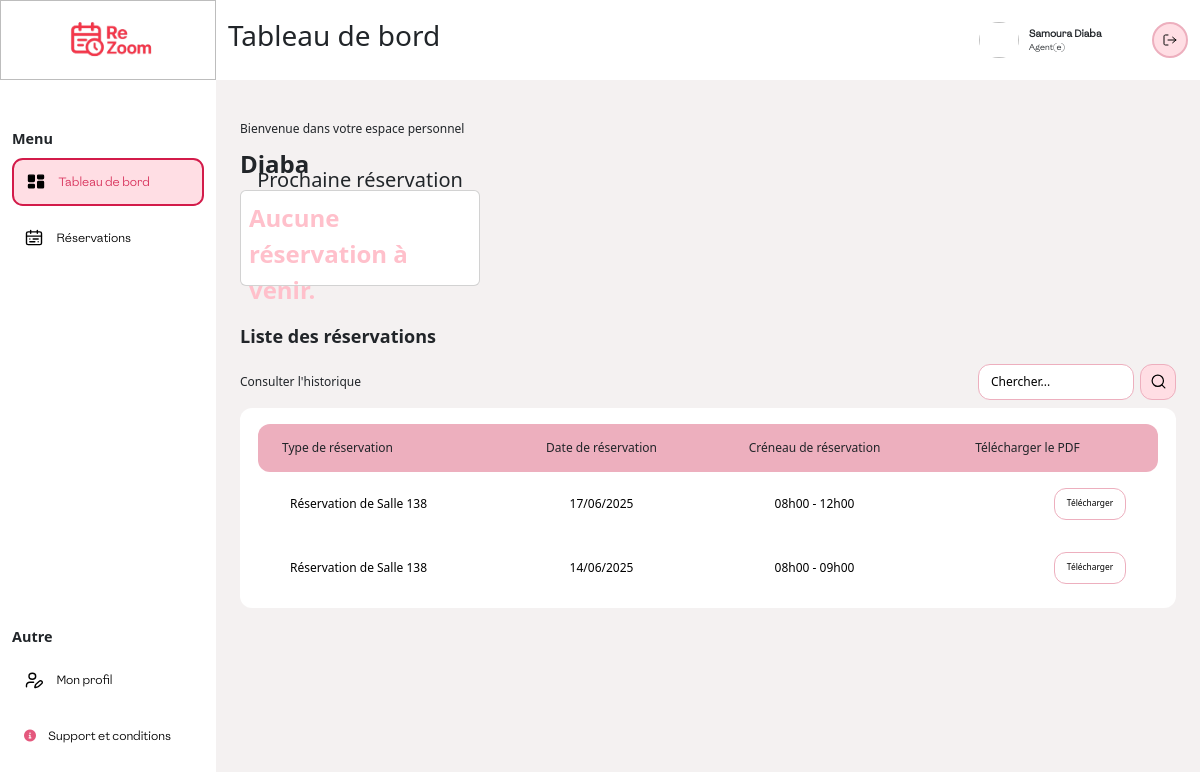
The page /PHP/index.php (signed in) on the database as committed earlier.
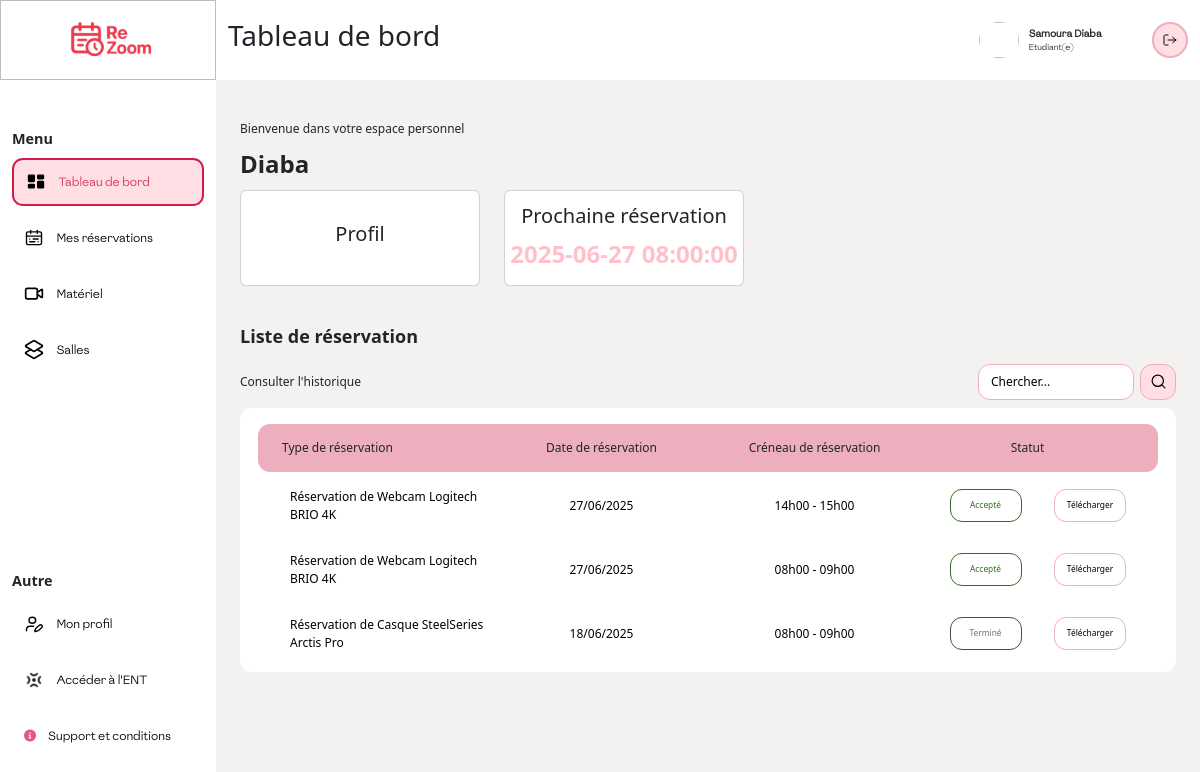
The same page on the database as committed later.
### tables this page shows
CREATE TABLE `reservations` (
  `idR` int(11) NOT NULL,
  `quantite` int(11) NOT NULL DEFAULT 1,
  `date_debut` datetime NOT NULL,
  `date_fin` datetime NOT NULL,
  `valide` int(11) DEFAULT NULL,
  `motif` varchar(100) DEFAULT NULL,
  `commentaires` varchar(50) DEFAULT NULL,
  `signatureElectronique` varchar(50) DEFAULT NULL,
  `documentAdministrateur` varchar(50) DEFAULT NULL
);

CREATE TABLE `salle` (
  `idS` int(11) NOT NULL,
  `nom` varchar(100) NOT NULL,
  `type` varchar(50) DEFAULT NULL,
  `capacite` int(11) DEFAULT NULL,
  `photo` varchar(100) DEFAULT NULL,
  `etat` varchar(50) DEFAULT NULL,
  `description` varchar(200) DEFAULT NULL
);

CREATE TABLE `materiel` (
  `idM` int(11) NOT NULL,
  `refernceM` varchar(50) DEFAULT NULL,
  `designation` varchar(50) DEFAULT NULL,
  `photo` varchar(100) DEFAULT NULL,
  `typeM` varchar(50) DEFAULT NULL,
  `dateAchat` date DEFAULT NULL,
  `etat` varchar(50) DEFAULT NULL,
  `quantité` int(11) DEFAULT NULL,
  `descriptif` varchar(200) DEFAULT NULL,
  `lien_demo` varchar(100) DEFAULT NULL
);

### PHP/index_etudiant.php (the view, shortened to what the rows shown need)
<section class="top">
    <div class="cards">
        <div class="card">
            <h5>Prochaine réservation</h5>
            <p style="color:pink;">
            <?php
            require "../PHPpure/connexion.php";
            $sql = "
                SELECT r.idR, r.date_debut
                FROM reservations r
                JOIN concerne c ON r.idR = c.idR
                JOIN reservation_users ru ON r.idR = ru.idR
                WHERE ru.id = :user_id AND r.date_debut > :today
                ORDER BY r.date_debut ASC
                LIMIT 1
            ";
            $stmt = $pdo->prepare($sql);
            $userId = $_SESSION['user']['id'];
            $today = date('Y-m-d');
            $stmt->bindParam(':user_id', $userId, PDO::PARAM_INT);
            $stmt->bindParam(':today', $today);
            $stmt->execute();
            $row = $stmt->fetch(PDO::FETCH_ASSOC);
            if ($row) {
                echo $row['date_debut'];
            } else {
                echo "Aucune réservation à venir.";
            }
            ?>
        </p>
        </div>
    </div>
</section>
<section class="reservation">
    <h2>Liste de réservation</h2>
    <section class="table">
        <article class="body_Table">
            <?php
            if (isset($_SESSION['user']['id'])) {
                $userId = $_SESSION['user']['id'];
            }
            $sql = "
                        SELECT
                            r.idR,
                            r.date_debut,
                            r.date_fin,
                            r.valide,
                            m.designation AS materiel
                        FROM reservations r
                        JOIN concerne c ON r.idR = c.idR
                        JOIN materiel m ON c.idM = m.idM
                        JOIN reservation_users ru ON r.idR = ru.idR
                        WHERE ru.id = :user_id
                        ORDER BY r.date_debut DESC
                    ";
            $stmt = $pdo->prepare($sql);
            $stmt->bindParam(':user_id', $userId, PDO::PARAM_INT);
            $stmt->execute();
            while ($row = $stmt->fetch(PDO::FETCH_ASSOC)) {
                $date = date("d/m/Y", strtotime($row['date_debut']));
                $startHour = date("H\hi", strtotime($row['date_debut']));
                $endHour = date("H\hi", strtotime($row['date_fin']));
                $now = new DateTime();
                $end = new DateTime($row['date_fin']);
                if ($row['valide'] == 0) {
                    $status = "attente";
                    if ($end < $now) {
                        $status = "annulé";
                        $sql = "UPDATE reservations SET valide = 2 WHERE idR = :idR";
                        $stmt = $pdo->prepare($sql);
                        $stmt->bindParam(':idR', $row['idR'], PDO::PARAM_INT);
                        $stmt->execute();
                    }
                } elseif ($end < $now) {
                    $status = "terminé";
                    $sql = "UPDATE reservations SET valide = 3 WHERE idR = :idR";
                    $stmt = $pdo->prepare($sql);
                    $stmt->bindParam(':idR', $row['idR'], PDO::PARAM_INT);
                    $stmt->execute();
                } else if ($row['valide'] == 1) {
                    $status = "accepté";
                } else if ($row['valide'] == 2) {
                    $status = "refusé";
                }
                echo "
                            <div class='line'>
                                <p>Réservation de {$row['materiel']}</p>
                                <p>$date</p>
                                <p>$startHour - $endHour</p>
                                <div class='statusButton'>
                                    <button class='$status'></button>
                                    <button class='telecharger' onclick='window.open(\"../PHPpure/genererpdf.php?idR={$row['idR']}\", \"_blank\")'>Télécharger</button>
                                </div>
                            </div>
                        ";
            }
            ?>
        </article>
    </section>
</section>

### PHP/index_agent.php (shortened to what the rows shown need)
<section class="reservation">
    <h2>Liste des réservations</h2>
    <section class="table">
        <article class="body_Table">
            <?php
            require_once "../PHPpure/connexion.php";
            $sql = "SELECT
                            r.date_debut,
                            r.date_fin,
                            r.valide,
                            s.nom AS salle,
                            r.idR AS idR
                        FROM reservations r
                        JOIN concerne_salle cs ON r.idR = cs.idR
                        JOIN salle s ON cs.idS = s.idS
                        WHERE valide = 1
                        ORDER BY r.date_debut DESC
            ";
            $stmt = $pdo->prepare($sql);
            $stmt->execute();
            while ($row = $stmt->fetch(PDO::FETCH_ASSOC)) {
                $date = date("d/m/Y", strtotime($row['date_debut']));
                $startHour = date("H\hi", strtotime($row['date_debut']));
                $endHour = date("H\hi", strtotime($row['date_fin']));
                echo "
                            <div class='line'>
                                <p>Réservation de {$row['salle']}</p>
                                <p>$date</p>
                                <p>$startHour - $endHour</p>
                                <div class='statusButton'>
                                    <button class='telecharger' onclick='window.open(\"../PHPpure/genererpdf.php?idR={$row['idR']}\", \"_blank\")'>Télécharger</button>
                                </div>
                            </div>
                        ";
            }
            ?>
        </article>
    </section>
</section>

Rows that differ between the two databases and show on the page:
removed reservations: salle.nom "Salle 138", date_debut "17/06/2025", date_debut "08h00", date_fin "12h00", shown under "Liste des réservations"
no longer on this page (row edited): reservations: salle.nom "Salle 138", date_debut "14/06/2025", date_debut "08h00", date_fin "09h00", shown under "Liste des réservations"
added reservations: date_debut "2025-06-27 08:00:00", materiel.designation "Webcam Logitech BRIO 4K", date_debut "27/06/2025", date_debut "08h00", date_fin "09h00", valide 1 (drawn), shown under "Liste de réservation"
added reservations: materiel.designation "Webcam Logitech BRIO 4K", date_debut "27/06/2025", date_debut "14h00", date_fin "15h00", valide 1 (drawn), shown under "Liste de réservation"
added reservations: materiel.designation "Casque SteelSeries Arctis Pro", date_debut "18/06/2025", date_debut "08h00", date_fin "09h00", valide 3 (drawn), shown under "Liste de réservation"
Other text that changed with them:
$_SESSION['user']['role']: "Agent(e)" → "Etudiant(e)"
$_SESSION['user']['prenom']: (not shown) → "Diaba"
$_SESSION['user']['prenom']: "Diaba" → (not shown)
text no longer shown: "Réservations Aucune réservation à venir. Liste des réservations Télécharger le PDF"
text now shown: "Mes réservations Matériel Salles Accéder à l'ENT Profil Liste de réservation Statut"
